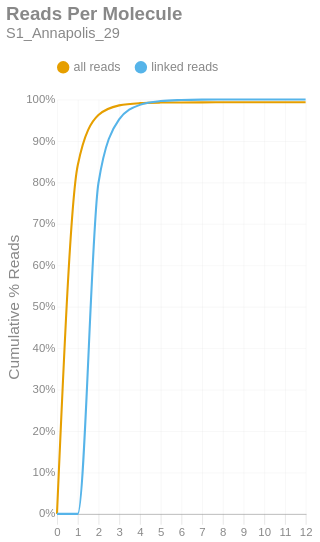

Notebook cell for this chart:
### Markdown cell above
### Reads per Molecule
This chart shows the cumulative distribution of the number of reads per linked molecule. That is, how many alignments are associated with a unique molecule. This excludes the number of reads associated with invalid or absent linked-read barcodes. The `linked` histogram is the percentages recalculated when disregarding singletons.

### Code cell
if SKIPLR:
    print_html(f"Skipped")
else:
    counts = np.bincount(valids['reads'].cast(pl.Int64).to_numpy())
    weighted = counts * np.arange(len(counts))
    all_perc = weighted / n_reads
    linked_perc = weighted / n_linked_reads
    linked_perc[1] = 0
    binned_df = pl.DataFrame({
        'readsper': list(range(len(counts))),
        'all reads (cumsum)': np.cumsum(all_perc).tolist(),
        'linked reads (cumsum)': np.cumsum(linked_perc).tolist(),
    })

    with SafeRender(binned_df):
        (
            density_plot(binned_df, 'Reads Per Molecule', samplename, 'readspmol')
            .encode(
                x=alt.X('readsper:O', title=None).axis(labelAngle=0).scale(padding=0),
                y=alt.Y('value:Q', title='Cumulative % Reads').axis(format='%').stack(False),
                color=alt.Color("key:N").scale(domain=["all reads", "linked reads"]),
                tooltip=[
                    alt.Tooltip("key:N", title="Data Type"),
                    alt.Tooltip("readsper:O", title="Reads Per Molecule"),
                    alt.Tooltip("value:Q", format=".2%", title="% Reads (Cum.)")
                ]            
            )
        ).display()

### Figure 1 — Vega-Lite specification as saved in the notebook (floating-point values rounded to 4 significant figures)
{"width": "container", "height": 400, "config": {"title": {"anchor": "start", "dy": -15, "fontSize": 18, "color": "#888888", "subtitleColor": "#888888", "subtitleFontSize": 14}, "arc": {"fill": "#0072B2"}, "axis": {"domainColor": "#888888", "domainWidth": 0.5, "gridWidth": 0.2, "grid": false, "titleFontWeight": 400, "titleFontSize": 15, "labelFontSize": 11, "labelColor": "#888888", "tickColor": "#888888", "tickWidth": 0.2, "titleColor": "#888888"}, "axisBand": {"grid": false}, "axisX": {"grid": true, "tickSize": 10, "domainCap": "round"}, "axisY": {"domain": false, "grid": true, "tickSize": 0, "domainCap": "round"}, "background": "transparent", "header": {"labelFontSize": 15, "labelColor": "#888888", "titleFontSize": 15, "titleFontWeight": 600, "titleColor": "#888888"}, "legend": {"labelFont": "sans-serif", "labelFontSize": 12, "labelColor": "#888888", "symbolSize": 100, "symbolType": "circle", "titleFontSize": 12, "titlePadding": 10, "titleColor": "#888888", "title": null, "orient": "top"}, "range": {"category": ["#E69F00", "#56B4E9", "#009E73", "#F0E442", "#0072B2", "#D55E00", "#CC79A7", "#000000"], "diverging": ["#cfe8f3", "#a2d4ec", "#73bfe2", "#46abdb", "#1696d2", "#12719e"]}, "area": {"fill": "#0072B2", "fillOpacity": 0.7, "line": true, "strokeOpacity": 0.7}, "line": {"color": "#0072B2", "stroke": "#0072B2", "strokeWidth": 2}, "trail": {"color": "#0072B2", "stroke": "#0072B2", "strokeWidth": 0, "size": 1}, "point": {"filled": true, "fillOpacity": 1.0, "size": 95}, "text": {"color": "#888888", "fontSize": 11, "align": "right", "fontWeight": 400, "size": 11}, "bar": {"fill": "#0072B2", "stroke": null}, "view": {"stroke": null, "continuousWidth": 660, "continuousHeight": 400}}, "data": {"name": "data-adadccbe0e9e4167596d89753c018bcb"}, "mark": {"type": "line", "interpolate": "monotone", "point": {"opacity": 0, "size": 275}}, "encoding": {"color": {"field": "key", "scale": {"domain": ["all reads", "linked reads"]}, "type": "nominal"}, "tooltip": [{"field": "key", "title": "Data Type", "type": "nominal"}, {"field": "readsper", "title": "Reads Per Molecule", "type": "ordinal"}, {"field": "value", "format": ".2%", "title": "% Reads (Cum.)", "type": "quantitative"}], "x": {"axis": {"labelAngle": 0}, "field": "readsper", "scale": {"padding": 0}, "title": null, "type": "ordinal"}, "y": {"axis": {"format": "%"}, "field": "value", "stack": false, "title": "Cumulative % Reads", "type": "quantitative"}}, "params": [{"name": "param_c36ac31b6afebe62", "select": {"type": "point", "fields": ["key"]}, "bind": "legend"}], "title": {"text": "Reads Per Molecule", "subtitle": "S1_Annapolis_29"}, "transform": [{"fold": ["all reads (cumsum)", "linked reads (cumsum)"]}, {"calculate": "replace(datum.key, ' (cumsum)', '')", "as": "key"}, {"filter": {"param": "param_c36ac31b6afebe62"}}], "usermeta": {"embedOptions": {"downloadFileName": "S1_Annapolis_29.readspmol"}}, "$schema": "https://vega.github.io/schema/vega-lite/v6.1.0.json", "datasets": {"data-adadccbe0e9e4167596d89753c018bcb": [{"readsper": 0, "all reads (cumsum)": 0.0, "linked reads (cumsum)": 0.0}, {"readsper": 1, "all reads (cumsum)": 0.8407, "linked reads (cumsum)": 0.0}, {"readsper": 2, "all reads (cumsum)": 0.9623, "linked reads (cumsum)": 0.7979}, {"readsper": 3, "all reads (cumsum)": 0.9857, "linked reads (cumsum)": 0.9519}, {"readsper": 4, "all reads (cumsum)": 0.9911, "linked reads (cumsum)": 0.9869}, {"readsper": 5, "all reads (cumsum)": 0.9925, "linked reads (cumsum)": 0.9961}, {"readsper": 6, "all reads (cumsum)": 0.9929, "linked reads (cumsum)": 0.9986}, {"readsper": 7, "all reads (cumsum)": 0.993, "linked reads (cumsum)": 0.9996}, {"readsper": 8, "all reads (cumsum)": 0.9931, "linked reads (cumsum)": 0.9999}, {"readsper": 9, "all reads (cumsum)": 0.9931, "linked reads (cumsum)": 1.0}, {"readsper": 10, "all reads (cumsum)": 0.9931, "linked reads (cumsum)": 1.0}, {"readsper": 11, "all reads (cumsum)": 0.9931, "linked reads (cumsum)": 1.0}, {"readsper": 12, "all reads (cumsum)": 0.9931, "linked reads (cumsum)": 1.0}]}}
